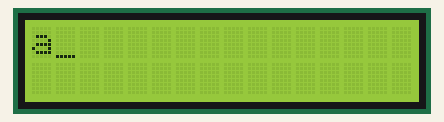
This sketch was run on a simulated Arduino Uno, built with avr-gcc and run on an emulated ATmega328P. On the bench: 16×2 character LCD.

Above: at 0.1 s.
At 4.1 s:
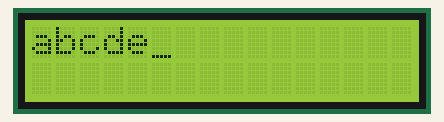
At 9.1 s:
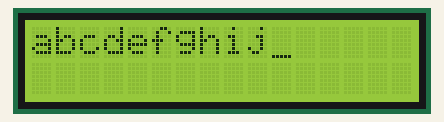
At 19.1 s:
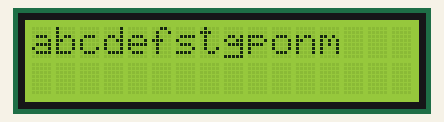
At 28.1 s:
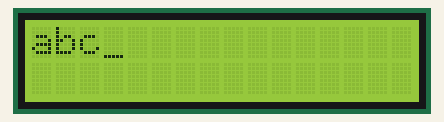
At 38.1 s:
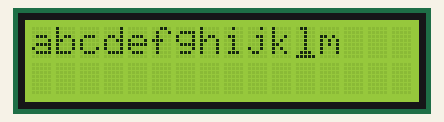

Measured:
- what the display in image 1 shows lasts 1.0 s, from 4.1 s to 5.1 s

The sketch:

LCD1602_TextDirection.ino
```cpp
  /*
 http://shop34791330.taobao.com/ //德飞莱旗舰店
 http://qixingchong.tmall.com/   //七星虫旗舰店
 http://www.doflye.net //德飞莱技术论坛
 http://www.doflye.net/forum-98-1.html //德飞莱论坛arduino版块
 LiquidCrystal库 - 文字显示方向

 演示了如何使用16X2液晶显示屏。该LiquidCrystal
 库适用于所有的兼容HD44780的LCD液晶。常用的是16引脚。


 引脚定义，这里使用4位数据模式，只写数据，不读数据:
 * LCD RS pin to digital pin 12      //数据/指令控制引脚
 * LCD Enable pin to digital pin 11  //使能引脚
 * LCD D4 pin to digital pin 5
 * LCD D5 pin to digital pin 4
 * LCD D6 pin to digital pin 3
 * LCD D7 pin to digital pin 2
 * LCD R/W pin to ground 接GND       //读/写控制引脚，高电平是读数据，低电平是写数据
 * 10K resistor:   //使用LY-51S开发板已经连接好这些硬件，值需要连接对应的端口，非常方便。
 * ends to +5V and ground VO引脚接电位器抽头，用于调节对比度，LY-51S开发板只需要调节W1电位器。
 * wiper to LCD VO pin (pin 3)
 面包板连接电路图和详细说明英文版：
 http://arduino.cc/en/Tutorial/LiquidCrystalTextDirection
 使用独立模块开发板LY-51S连接详情：
 http://www.doflye.net/viewthread.php?tid=5293&extra=

 */

// 头文件
#include <LiquidCrystal.h>

// 初始化引脚
LiquidCrystal lcd(12, 11, 5, 4, 3, 2);

int thisChar = 'a';

void setup() {
  // 设置液晶行列值
  lcd.begin(16, 2);
  // 打开光标
  lcd.cursor();
}

void loop() {
  // 显示'm'时光标方向运行
  if (thisChar == 'm') {
    // go right for the next letter
    lcd.rightToLeft();
  }
  // 显示's'时再次反向:
  if (thisChar == 's') {
    // go left for the next letter
    lcd.leftToRight();
  }
  // 显示'z'时复位清屏，重新循环:
  if (thisChar > 'z') {
    // 光标回到开始位置
    lcd.clear();
    lcd.home();
    // 从a字母开始显示
    thisChar = 'a';
  }
  // 打印出字符
  lcd.write(thisChar);
  // 等待1秒
  delay(1000);
  //调入下一个字母
  thisChar++;
}
```
